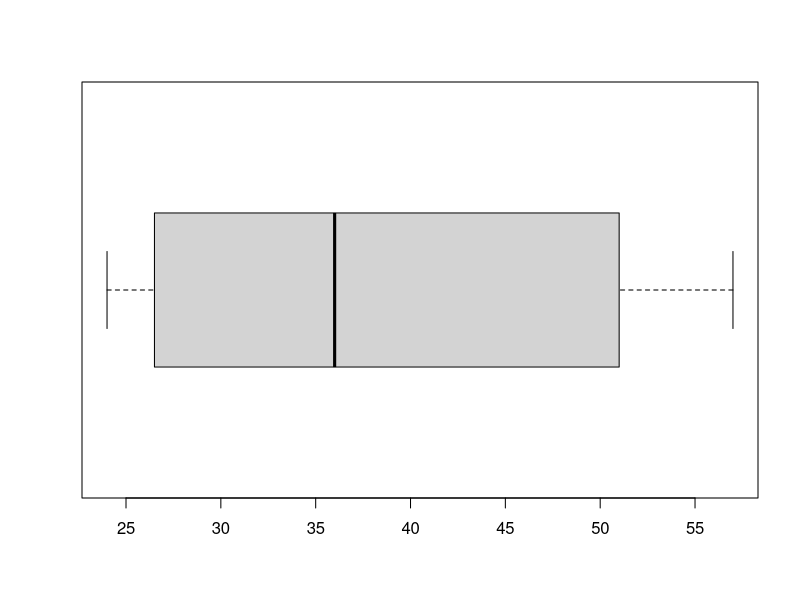
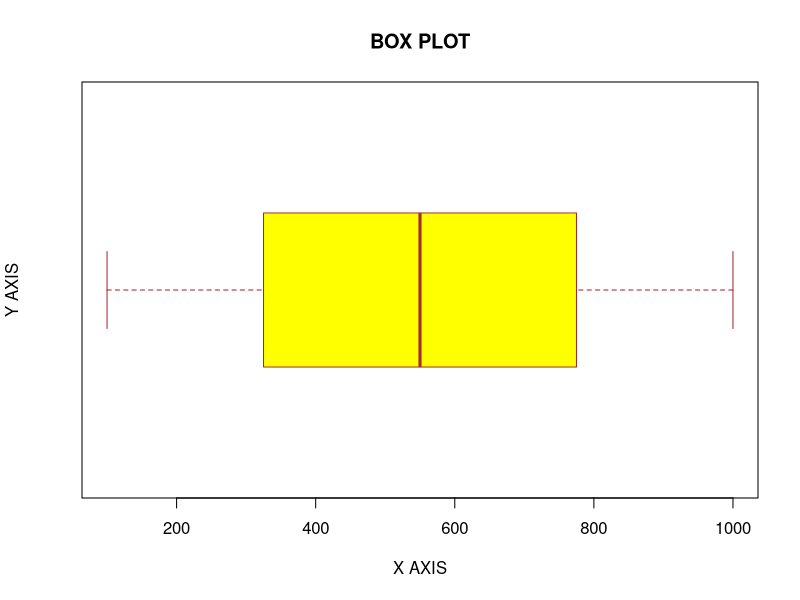
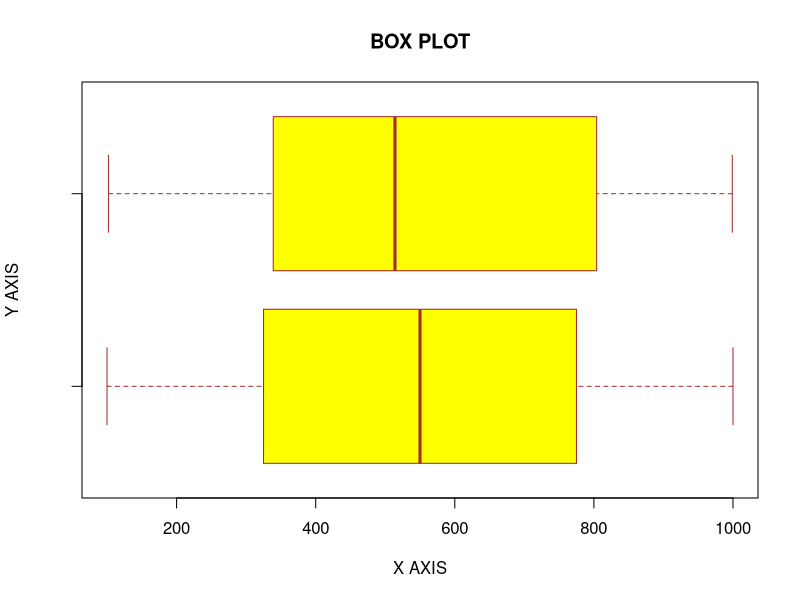
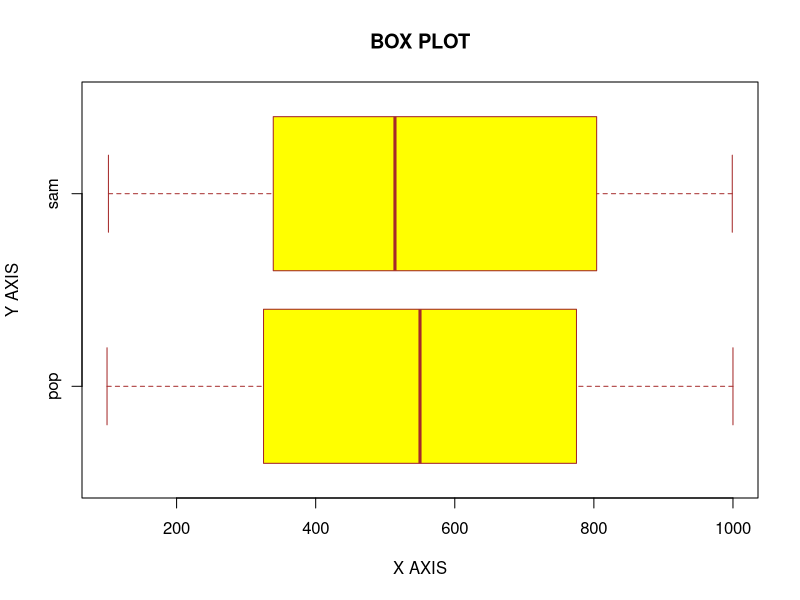

R code for these plots, in order:
#creating a population 

pop<-seq(100,1000) #population
pop
length(pop)

sam<-sample(pop,100)  #sample,100 is taking 100 values from pop 
sam
length(sam)

s<-c('poj','joy','uu','ravi')
sample(s,2,replace=TRUE) #can have repeated value othewise will have unique values only  by default repalce is false 

# CENTRAL TENDENCY : MEAN,MEDIAN & MODE

mean(pop) #avg
mean(sam)

median(pop) #middle value 
median(sam)

mode(pop) #Highest no. of occurance of elements  #will give you type of element/data  # R doesnt support mode ,will create a new fun
mode(sam)

modefun<-function(v){                   #created a func to calculate mode
  uq<-unique(v)                         #finding unique values
  uq[which.max(tabulate(match(v,uq)))]  #match fun #tabulate : will give how many time elem is their #which.max : giving first index 
}

z<-c(2,3,1,5,2,3,1,1,2,2,2)
modefun(z)

#explaing the user defined mode fun 
unique(z)
q<-unique(z)                              #finding unique values
match(z,q)                                # match: matching index will b printed  
tabulate(match(z,q))                      #tabulate : will give how many time elem is their
which.max(tabulate(match(z,q)))           #which.max : giving first index 
q[which.max(tabulate(match(z,q)))]

# MEASURE OF DISPERSION : Scattering of data = Range,Quartile,Interquartile Range, Variance, Standard Deviation 

# 1. RANGE:

max(pop)
min(pop)
range=max(pop)-min(pop) #max value minus min value 
range


# 2. Quartile : Semi Inter Quartile Range = Divide a group into Four sub groups  

#in R , it will quantile

#Q1 ->  25% of dataset is below first quartile
#Q2 ->  50% of dataset is below second quartile [MEDIAN]
#Q3->  75% of dataset is below third quartile
#Quartiles = (Q3 - Q1)/2

quantile(pop)
summary(pop)

quantile(z)
summary(z)

r<-c(24,25,26,27,30,32,40,44,50,52,55,57)
r
length(r)

quantile(r)
summary(r)

# 1st quartile --- all the values that is less than or equal to 50% (36)
#elems in first quartile : 24,25,26,27,30,32--- calc middle value (26+27)/2 = 26.75

# 3st quartile --- all the values that is greater than 50% (36)
#elems in thrd quartile : 40,44,50,52,55,57 --- calc middle value (50+52)/2

#which per of data you want like 25 %
quantile(pop,c(0.23,0.56,0.89)) # any percentage can be given 

# BOX PLOT 
boxplot(r,horizontal = TRUE)
quantile(r)

boxplot(pop,horizontal = TRUE,col = 'yellow',border = 'brown',main='BOX PLOT',xlab='X AXIS',ylab='Y AXIS') 
#main is for title,xlab and ylab are labels 

# plotting two box together 

boxplot(pop,sam,horizontal = TRUE,col = 'yellow',border = 'brown',main='BOX PLOT',xlab='X AXIS',ylab='Y AXIS') 

#naming each plots 

boxplot(pop,sam,horizontal = TRUE,col = 'yellow',border = 'brown',main='BOX PLOT',xlab='X AXIS',ylab='Y AXIS',names=c('pop','sam')) 


# DAY 2 


# 3 INTER QUARTILE RANGE  : Range of middle half --- (IQR =q3 -q1)

q<-c(24,25,26,27,30,32,40,44,50,52,55,57)
q

quantile(q)
IQR(q)

quantile(pop)
IQR(pop)

quantile(sam)
IQR(sam)

# 4. VARIANCE :- measures how far a set of data is spread out.

length(pop)
length(sam)

var(sam)

var(q)

#how variance works

mean(q)                    #taking mean of all elements 
q-mean(q)                  #substracing each elem with mean like 24-38.5 and so
(q-mean(q))**2             # taking square of each elem
length(q)           
a<- sum((q-mean(q))**2)    #adding entire thing 
a/(length(q)-1)            #diving by (no. of elem - 1) 



#no variance function for population , will create a user defined function 

Popvar<- function(x) {
  n<-length(x)
  if(n>1){
    return(var(x)*(n-1)/n)
  }
}

var(pop)
Popvar(pop) #exact variance 



# Standard deviation : is the square root of the variance , no inbuilt fun,will use sqrt 

sqrt(var(sam))
sqrt(Popvar(pop))

